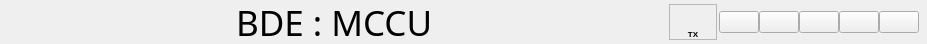
        <widget class="QWidget" name="widget" native="true">
         <property name="sizePolicy">
          <sizepolicy hsizetype="Preferred" vsizetype="Minimum">
           <horstretch>0</horstretch>
           <verstretch>0</verstretch>
          </sizepolicy>
         </property>
         <property name="minimumSize">
          <size>
           <width>0</width>
           <height>42</height>
          </size>
         </property>
         <property name="maximumSize">
          <size>
           <width>16777215</width>
           <height>44</height>
          </size>
         </property>
         <layout class="QHBoxLayout" name="horizontalLayout_4">
          <property name="spacing">
           <number>0</number>
          </property>
          <property name="leftMargin">
           <number>0</number>
          </property>
          <property name="topMargin">
           <number>4</number>
          </property>
          <property name="rightMargin">
           <number>6</number>
          </property>
          <property name="bottomMargin">
           <number>4</number>
          </property>
          <item>
           <spacer name="horizontalSpacer">
            <property name="orientation">
             <enum>Qt::Horizontal</enum>
            </property>
            <property name="sizeHint" stdset="0">
             <size>
              <width>236</width>
              <height>20</height>
             </size>
            </property>
           </spacer>
          </item>
          <item>
           <widget class="QLabel" name="heading">
            <property name="font">
             <font>
              <family>Stencil</family>
              <pointsize>-1</pointsize>
             </font>
            </property>
            <property name="styleSheet">
             <string notr="true">font-size:35px;

	font-family: &quot;Stencil&quot;;</string>
            </property>
            <property name="text">
             <string>BDE : MCCU</string>
            </property>
           </widget>
          </item>
          <item>
           <spacer name="horizontalSpacer_2">
            <property name="orientation">
             <enum>Qt::Horizontal</enum>
            </property>
            <property name="sizeHint" stdset="0">
             <size>
              <width>236</width>
              <height>20</height>
             </size>
            </property>
           </spacer>
          </item>
          <item>
           <widget class="QFrame" name="frame_3">
            <property name="frameShape">
             <enum>QFrame::StyledPanel</enum>
            </property>
            <property name="frameShadow">
             <enum>QFrame::Raised</enum>
            </property>
            <layout class="QVBoxLayout" name="verticalLayout_2">
             <property name="spacing">
              <number>0</number>
             </property>
             <property name="leftMargin">
              <number>0</number>
             </property>
             <property name="topMargin">
              <number>0</number>
             </property>
             <property name="rightMargin">
              <number>0</number>
             </property>
             <property name="bottomMargin">
              <number>0</number>
             </property>
             <item>
              <widget class="QCheckBox" name="txMuteBtn1">
               <property name="toolTip">
                <string>Tx Mute</string>
               </property>
               <property name="styleSheet">
                <string notr="true">QCheckBox::indicator {
width: 40px;
height: 35px;

border-radius:5px;
}
QCheckBox::indicator:hover
{
border-radius:5px;
background-color: rgba(255, 255, 255, 0.5);
}
QCheckBox:hover
{
border-radius:5px;
background-color: rgba(255, 255, 255, 0.5);

}
QCheckBox::indicator:checked{
border-radius:5px;
	
	image: url(:/icon/icon/switch-off.png);
}
QCheckBox::indicator:unchecked{
image: url(:/icon/icon/switch-on.png);
border-radius:5px;
}</string>
               </property>
               <property name="text">
                <string/>
               </property>
               <property name="iconSize">
                <size>
                 <width>14</width>
                 <height>14</height>
                </size>
               </property>
              </widget>
             </item>
             <item>
              <widget class="QLabel" name="label_122">
               <property name="font">
                <font>
                 <pointsize>6</pointsize>
                 <weight>75</weight>
                 <bold>true</bold>
                </font>
               </property>
               <property name="text">
                <string>TX</string>
               </property>
               <property name="alignment">
                <set>Qt::AlignCenter</set>
               </property>
              </widget>
             </item>
            </layout>
           </widget>
          </item>
          <item>
           <widget class="QWidget" name="top_right_widget" native="true">
            <property name="layoutDirection">
             <enum>Qt::LeftToRight</enum>
            </property>
            <layout class="QHBoxLayout" name="horizontalLayout_5">
             <property name="spacing">
              <number>0</number>
             </property>
             <property name="leftMargin">
              <number>2</number>
             </property>
             <property name="topMargin">
              <number>2</number>
             </property>
             <property name="rightMargin">
              <number>2</number>
             </property>
             <property name="bottomMargin">
              <number>2</number>
             </property>
             <item>
              <widget class="QPushButton" name="homeBtn">
               <property name="toolTip">
                <string>Home</string>
               </property>
               <property name="text">
                <string/>
               </property>
               <property name="icon">
                <iconset resource="resource.qrc">
                 <normaloff>:/icon/icon/home.png</normaloff>:/icon/icon/home.png</iconset>
               </property>
               <property name="iconSize">
                <size>
                 <width>20</width>
                 <height>20</height>
                </size>
               </property>
              </widget>
             </item>
             <item>
              <widget class="QPushButton" name="safeModeBtn">
               <property name="toolTip">
                <string>SafeMode</string>
               </property>
               <property name="text">
                <string/>
               </property>
               <property name="icon">
                <iconset resource="resource.qrc">
                 <normaloff>:/icon/icon/shield.png</normaloff>:/icon/icon/shield.png</iconset>
               </property>
               <property name="iconSize">
                <size>
                 <width>20</width>
                 <height>20</height>
                </size>
               </property>
              </widget>
             </item>
             <item>
              <widget class="QPushButton" name="restartSlscBtn1">
               <property name="toolTip">
                <string>Restart</string>
               </property>
               <property name="text">
                <string/>
               </property>
               <property name="icon">
                <iconset resource="resource.qrc">
                 <normaloff>:/icon/icon/refresh_MCCU.png</normaloff>:/icon/icon/refresh_MCCU.png</iconset>
               </property>
               <property name="iconSize">
                <size>
                 <width>20</width>
                 <height>20</height>
                </size>
               </property>
              </widget>
             </item>
             <item>
              <widget class="QPushButton" name="shutdownSlscBtn1">
               <property name="toolTip">
                <string>Shutdown</string>
               </property>
               <property name="text">
                <string/>
               </property>
               <property name="icon">
                <iconset resource="resource.qrc">
                 <normaloff>:/icon/icon/power-off.png</normaloff>:/icon/icon/power-off.png</iconset>
               </property>
               <property name="iconSize">
                <size>
                 <width>25</width>
                 <height>25</height>
                </size>
               </property>
              </widget>
             </item>
             <item>
              <widget class="QPushButton" name="exitWinBtn">
               <property name="toolTip">
                <string>Exit</string>
               </property>
               <property name="text">
                <string/>
               </property>
               <property name="icon">
                <iconset resource="resource.qrc">
                 <normaloff>:/icon/icon/icons8-close-window-50.png</normaloff>:/icon/icon/icons8-close-window-50.png</iconset>
               </property>
               <property name="iconSize">
                <size>
                 <width>20</width>
                 <height>25</height>
                </size>
               </property>
              </widget>
             </item>
            </layout>
           </widget>
          </item>
         </layout>
        </widget>
